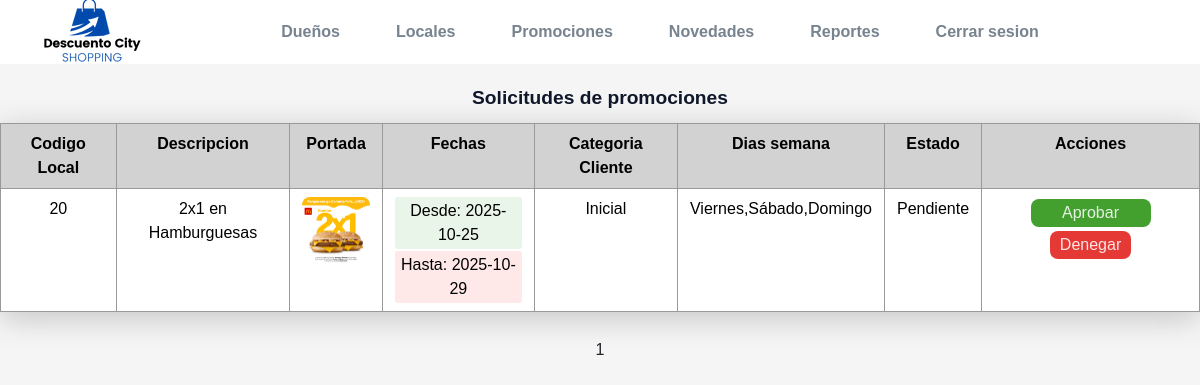
The page /views/admin/promociones/promociones.php (signed in) on the database its author committed.
### tables this page shows
CREATE TABLE `promociones` (
  `codPromo` int(11) NOT NULL,
  `textoPromo` varchar(200) NOT NULL,
  `fechaDesdePromo` date NOT NULL,
  `fechaHastaPromo` date NOT NULL,
  `categoriaCliente` enum('Inicial','Medium','Premium') NOT NULL,
  `diasSemana` set('Lunes','Martes','Miércoles','Jueves','Viernes','Sábado','Domingo') DEFAULT NULL,
  `estadoPromo` enum('pendiente','aprobada','denegada') NOT NULL DEFAULT 'pendiente',
  `codLocal` int(11) DEFAULT NULL
);

CREATE TABLE `imagenes` (
  `IdImg` int(11) NOT NULL,
  `tipoImg` enum('logo','galeria','portada','carrusel') NOT NULL,
  `nombreImg` varchar(255) NOT NULL,
  `rutaArchivo` varchar(255) NOT NULL,
  `tipoIdentidad` enum('local','novedad','promocion') NOT NULL,
  `idIdentidad` int(11) NOT NULL,
  `fechaSubida` datetime NOT NULL DEFAULT current_timestamp()
);

### views/admin/promociones/promociones.php (the view, shortened to what this page needs)
<?php
include("../../../conexionBD.php");
?>
<!DOCTYPE html>
<html lang="en">
<head>
    <link rel="stylesheet" href="/Descuento-City/assets/css/estilos.css">
    <link href="https://cdn.jsdelivr.net/npm/bootstrap@5.3.8/dist/css/bootstrap.min.css" rel="stylesheet">
</head>
<body>
    <?php include("../../../includes/admin/adminHeader.php");?>
    <?php
    $cant_por_pag =4;
    $pagina = isset($_GET["pagina"]) ? $_GET["pagina"] : 1;
    if(!$pagina){
        $inicio = 0;
        $pagina=1;
    }
    else{
        $inicio = ($pagina - 1) * $cant_por_pag;
    }
    $consulta = "SELECT p.* , i.rutaArchivo FROM promociones p
                    LEFT JOIN imagenes i ON i.idIdentidad = p.codPromo AND i.tipoImg = 'portada'
                    INNER JOIN locales l ON p.codLocal = l.codLocal
                    WHERE p.estadoPromo IN ('pendiente', 'aprobada','denegada')";
    $resultado = mysqli_query($conexion,$consulta);
    $total_registros = mysqli_num_rows($resultado);
    $consultaPromociones = "SELECT p.* , i.rutaArchivo FROM promociones p
                           LEFT JOIN imagenes i ON i.idIdentidad = p.codPromo AND i.tipoImg = 'portada'
                           INNER JOIN locales l ON p.codLocal = l.codLocal
                           WHERE p.estadoPromo IN ('pendiente', 'aprobada','denegada')
                           ORDER BY FIELD(estadoPromo, 'pendiente','aprobada','denegada'), p.codPromo DESC
                           LIMIT $inicio,$cant_por_pag";
    $listaPromociones = mysqli_query($conexion,$consultaPromociones);
    $total_paginas = ceil($total_registros / $cant_por_pag);
    echo "<table class='tabla table table-striped'>";
    echo "<caption>Solicitudes de promociones</caption>";
    echo "<tr>
            <th>Codigo Local</th>
            <th>Descripcion</th>
            <th>Portada</th>
            <th>Fechas</th>
            <th>Categoria Cliente</th>
            <th>Dias semana</th>
            <th>Estado</th>
            <th>Acciones</th>
        </tr>";
    while($promo = mysqli_fetch_assoc($listaPromociones)){
        ?>
        <tr>
            <td> <?= $promo["codLocal"] ?></td>
            <td> <?= $promo["textoPromo"] ?></td>
            <td>
                <?php
                    if(!empty($promo["rutaArchivo"]))
                :?>
                    <img src="../../../<?= $promo["rutaArchivo"] ?>" alt="Logo del local" width="70" height="50" style="object-fit:cover;border-radius:8px;">
                <?php else: ?>
                    <span style="color: gray;">Sin portada</p></p></span>
                <?php endif; ?>
            </td>
            <td>
                <div style="background-color: #e8f5e8; padding: 2px 5px; border-radius: 3px; margin-bottom: 2px;">
                    Desde: <?= $promo["fechaDesdePromo"] ?>
                </div>
                <div style="background-color: #ffe8e8; padding: 2px 5px; border-radius: 3px;">
                    Hasta: <?= $promo["fechaHastaPromo"] ?>
                </div>
            </td>
            <td> <?= $promo["categoriaCliente"] ?></td>
            <td>
                <?php
                    if(strlen($promo["diasSemana"]) != 54){
                        echo $promo["diasSemana"];
                    }
                    else{
                        echo "Todos los dias";
                    }
                ?>
            </td>
            <td> <?= ucfirst($promo["estadoPromo"]) ?></td>
            <td>
                <form action="../../../controllers/adminCtrl/promocionesController.php" method="POST">
                    <?php if($promo["estadoPromo"] == 'pendiente'): ?>
                        <button type="submit"  name="aprobar"  class="button-activar">Aprobar</button>
                        <button type="submit"  name="denegar" class="button-eliminar">Denegar</button>
                    <?php elseif($promo["estadoPromo"] == 'aprobada'):  ?>
                        <button type="submit"  name="denegar" class="button-eliminar">Denegar</button>
                    <?php elseif($promo["estadoPromo"] == 'denegada'):  ?>
                        <button type="submit"  name="aprobar" class="button-activar">Aprobar</button>
                        <button type="submit"  name="eliminar" class="button-eliminar">Eliminar</button>
                    <?php endif; ?>
                </form>
            </td>
        </tr>
    <?php
    }
    echo "</table>";
    echo "<div class='paginacion mt-3'>";
    for($i = 1;$i <= $total_paginas;$i++){
        if($pagina == $i){
            echo $pagina . "";
        }
        else{
            echo "<a href='promociones.php?pagina=$i' class='btn btn-outline-primary btn-sm mx-1' id='paginacion'>$i</a>";
        }
    }
    echo "</div>";?>
</body>
</html>

### assets/css/estilos.css (style rules this page uses)
* { scroll-behavior: smooth; font-family: "Poppins", Helvetica, Arial, sans-serif; }
body { min-height: 100vh; display: flex; font-size: 1rem; font-weight: 400; text-align: center; flex-direction: column; margin: 0; background-color: #f5f5f5; }
img { max-width: 100%; height: auto; }
.tabla.table { width: auto; max-width: 1444px; margin: 10px auto; box-shadow: 0 6px 30px rgba(0,0,0,0.20); }
.tabla th,.tabla td { border: 1px solid #999; padding: 8px 12px; }
.tabla caption { caption-side: top; text-align: center; font-size: 1.20rem; font-weight: 700; color: #0f172a; padding: 10px 12px; }
.tabla th { background-color: #ddd; }
.button-activar { background-color: #43A02F; color: #fffd; width: 120px; border-radius: 8px; padding: 2px 10px; border: none; cursor: pointer; margin: 2px; }
.button-eliminar { background-color:#E53935; color: #fffd; border-radius: 8px; padding: 2px 10px; border: none; cursor: pointer; margin: 2px; }
.paginacion { display: flex; gap: 6px; justify-content: center; align-items: center; margin-top: 14px; flex-wrap: wrap; }

### rows shown on the page
promociones: codLocal "20", textoPromo "2x1 en Hamburguesas", imagenes.rutaArchivo (picture), fechaDesdePromo "2025-10-25", fechaHastaPromo "2025-10-29", categoriaCliente "Inicial", diasSemana "Viernes,Sábado,Domingo", estadoPromo "Pendiente", shows "Aprobar"
